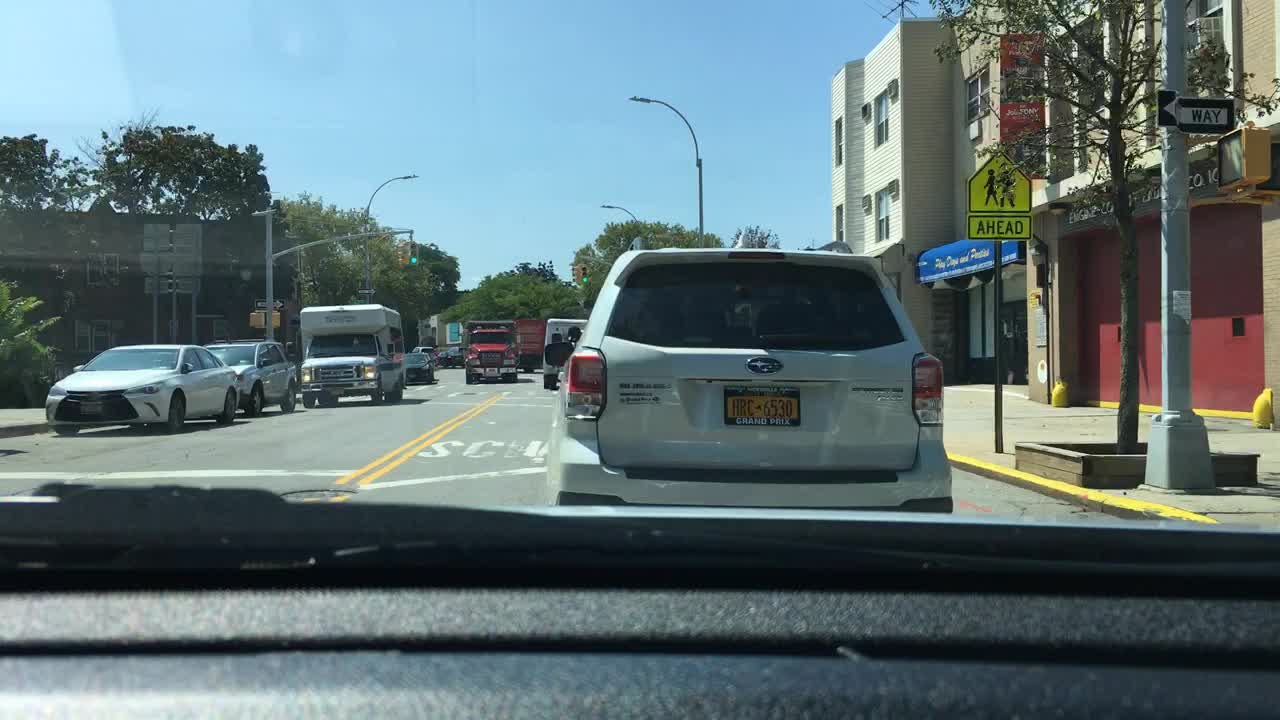
#> input picture data/car1.png, 1280 x 720 px, found by its file name
$ jupyter execute opencVDraw.ipynb   (shell and % lines are left out)
#> lines starting #> are read from the running program, lines starting #| are printed output that depends on the picture
#1. File Upload

[cell 1]
from google.colab import files
upload_file = files.upload()
#> the answer given: car1.png

#2. Load File

[cell 2]
import cv2
import numpy as np
from google.colab.patches import cv2_imshow

[cell 3]
print("OpenCV version: ", cv2.__version__)

[cell 4]
img = cv2.imread('car1.png')
#> img is the input picture: shape (720, 1280, 3); mean B, G, R 118.3, 114.8, 96.1

[cell 5]
cv2_imshow(img)

print("width: {} pixels".format(img.shape[1]))
#| width: 1280 pixels
print("heigh: {} pixels".format(img.shape[0]))
#| heigh: 720 pixels
print("channels: {}".format(img.shape[2]))
#| channels: 3

[cell 6]
X = 153 #@param {type:"slider", min:0, max:1280, step:1}
Y = 354 #@param {type:"slider", min:0, max:720, step:1}
SIZE = 100 #@param {type:"slider", min:0, max:200, step:1}

[cell 7]
(b,g,r) = img[X, Y]
#> b = 242; g = 212; r = 157
print("Pixel at ({}, {}) - Red: {}, Green: {}, Blue: {}".format(X, Y, r, g, b))
#| Pixel at (153, 354) - Red: 157, Green: 212, Blue: 242

[cell 8]
# Crop cordination = image[y: y+h, x:x+w]
croped = img[Y:Y+SIZE, X:X+SIZE]
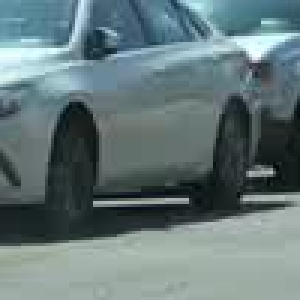
#> croped: shape (100, 100, 3) (shown 3 times larger); mean B, G, R 121.5, 119.9, 100.8
cv2_imshow(croped)

[cell 9]
img[Y:Y+SIZE, X:X+SIZE] = (0, 0, 255)

[cell 10]
cv2.rectangle(img, (X+SIZE*2, Y), (X+SIZE*3, Y+SIZE), (0,255, 0), 5)

[cell 11]
radius = int(SIZE/2)
cv2.circle(img, (X+SIZE*4, Y+radius), radius, (255,255, 0), -1)

[cell 12]
cv2.line(img, (X+SIZE*5, Y), (X+SIZE*6, Y+SIZE), (0, 255, 255), 5)

[cell 13]
cv2.putText(img, 'creApple', (X+SIZE*7, Y+SIZE), cv2.FONT_HERSHEY_COMPLEX, 1, (255, 0, 0))
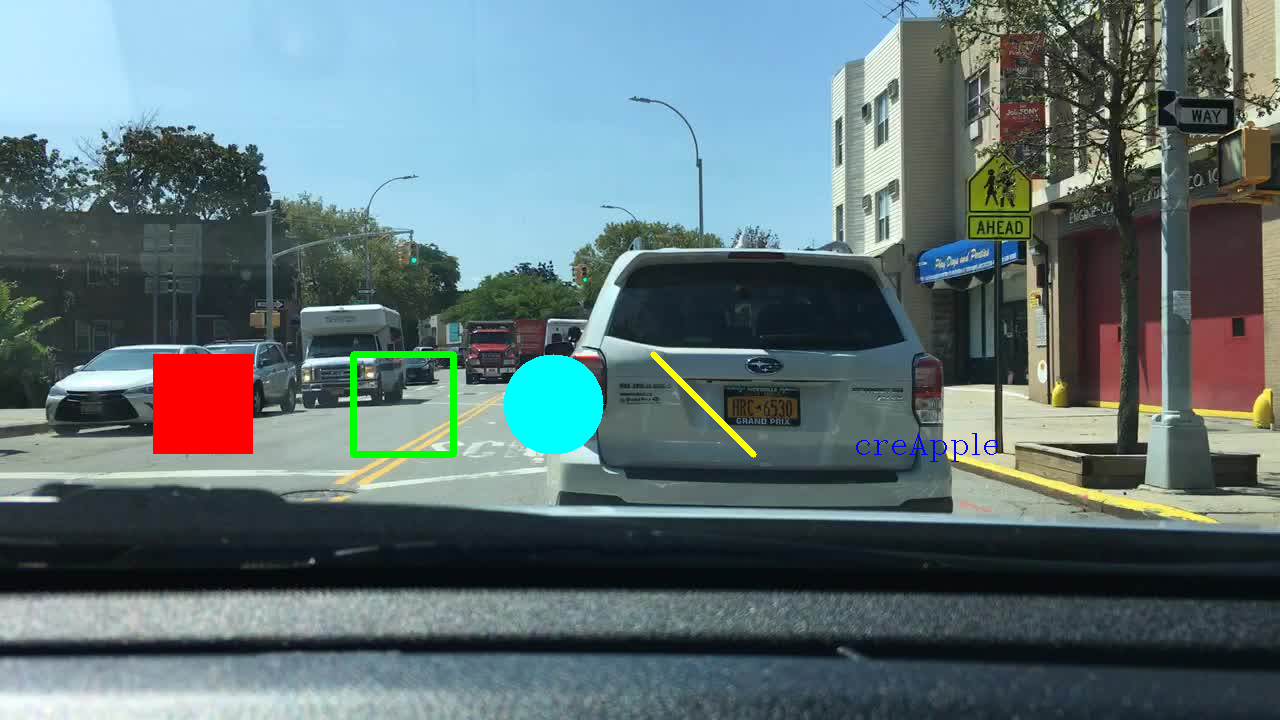
#> img: shape (720, 1280, 3); mean B, G, R 117.6, 114.9, 96.4

[cell 14]
cv2_imshow(img)

[cell 15]
cv2.imwrite('car-copy.jpg', img)
#> Out = True
